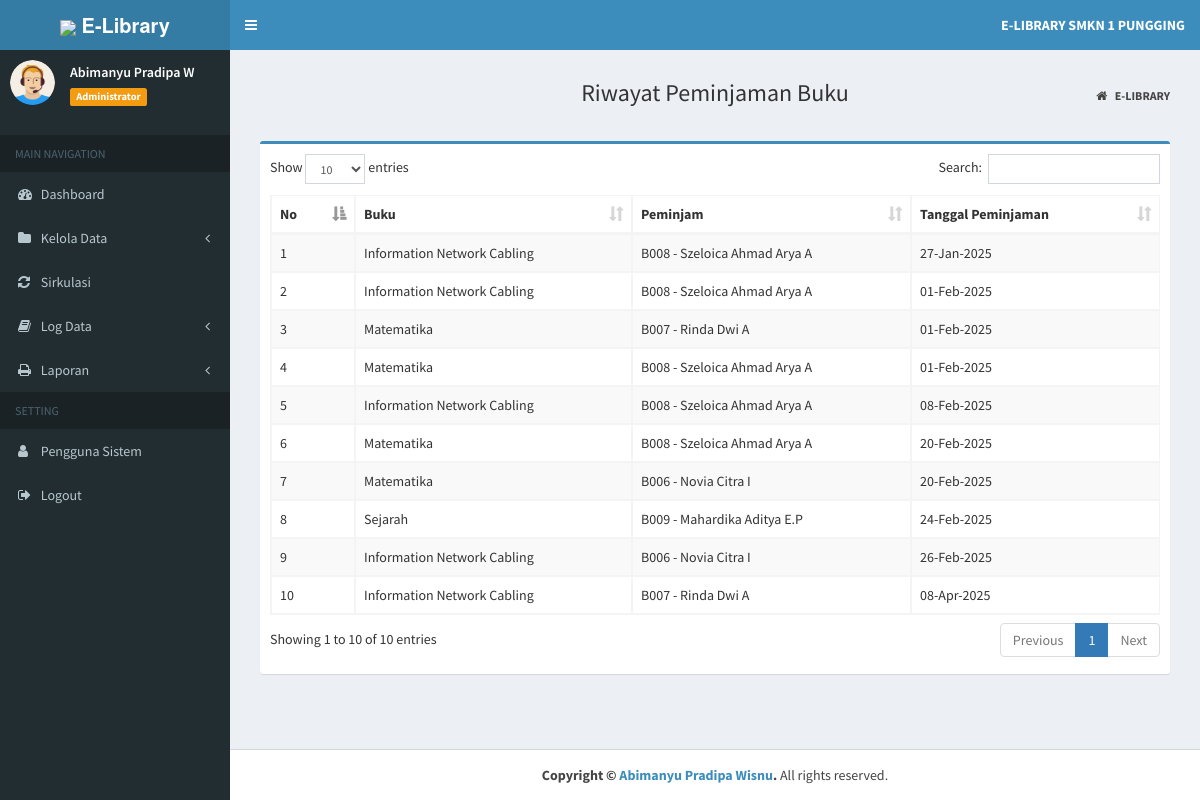
Page /index.php?page=log_pinjam (signed in) on the committed database.
### tables this page shows
CREATE TABLE `log_pinjam` (
  `id_log` int NOT NULL,
  `id_buku` varchar(10) NOT NULL,
  `id_anggota` varchar(10) NOT NULL,
  `tgl_pinjam` date NOT NULL
);

CREATE TABLE `tb_buku` (
  `id_buku` varchar(10) NOT NULL,
  `judul_buku` varchar(30) NOT NULL,
  `pengarang` varchar(30) NOT NULL,
  `penerbit` varchar(30) NOT NULL,
  `th_terbit` year NOT NULL,
  `stok` int NOT NULL DEFAULT '0',
  `harga_beli` int NOT NULL
);

CREATE TABLE `tb_anggota` (
  `id_anggota` varchar(10) NOT NULL,
  `nama` varchar(70) NOT NULL,
  `jekel` enum('Laki-laki','Perempuan') NOT NULL,
  `kelas` varchar(50) NOT NULL,
  `no_hp` varchar(15) NOT NULL
);

### admin/log/log_pinjam.php (the view)
<section class="content-header">
	<h1 style="text-align:center;">
		Riwayat Peminjaman Buku
	</h1>
	<ol class="breadcrumb">
		<li>
			<a href="index.php">
				<i class="fa fa-home"></i>
				<b>E-LIBRARY</b>
			</a>
		</li>
	</ol>
</section><br>
<section class="content">
	<div class="box box-primary">
		<div class="box-body">
			<div class="table-responsive">
				<table id="example1" class="table table-bordered table-striped">
					<thead>
						<tr>
							<th>No</th>
							<th>Buku</th>
							<th>Peminjam</th>
							<th>Tanggal Peminjaman</th>
						</tr>
					</thead>
					<tbody>
						<?php
						$no = 1;
						$sql = $koneksi->query("SELECT
                                    b.judul_buku,
                                    a.id_anggota,
                                    a.nama,
                                    l.tgl_pinjam
                                FROM log_pinjam l
                                INNER JOIN tb_buku b ON l.id_buku = b.id_buku
                                INNER JOIN tb_anggota a ON l.id_anggota = a.id_anggota
                                ORDER BY l.tgl_pinjam ASC");
						while ($data = $sql->fetch_assoc()) {
							$tgl_pinjam = date("d-M-Y", strtotime($data['tgl_pinjam']));
							echo "<tr>
								<td>{$no}</td>
								<td>" . htmlspecialchars($data['judul_buku']) . "</td>
								<td>" . htmlspecialchars($data['id_anggota']) . " - " . htmlspecialchars($data['nama']) . "</td>
								<td>{$tgl_pinjam}</td>
							</tr>";
							$no++;
						}
						?>
					</tbody>
				</table>
			</div>
		</div>
	</div>
</section>

### rows in the picture
log_pinjam: id_buku.judul_buku "Information Network Cabling", id_anggota.id_anggota "B008", id_anggota.nama "Szeloica Ahmad Arya A", tgl_pinjam "27-Jan-2025"
log_pinjam: id_buku.judul_buku "Information Network Cabling", id_anggota.id_anggota "B008", id_anggota.nama "Szeloica Ahmad Arya A", tgl_pinjam "01-Feb-2025"
log_pinjam: id_buku.judul_buku "Matematika", id_anggota.id_anggota "B007", id_anggota.nama "Rinda Dwi A", tgl_pinjam "01-Feb-2025"
log_pinjam: id_buku.judul_buku "Matematika", id_anggota.id_anggota "B008", id_anggota.nama "Szeloica Ahmad Arya A", tgl_pinjam "01-Feb-2025"
log_pinjam: id_buku.judul_buku "Information Network Cabling", id_anggota.id_anggota "B008", id_anggota.nama "Szeloica Ahmad Arya A", tgl_pinjam "08-Feb-2025"
log_pinjam: id_buku.judul_buku "Matematika", id_anggota.id_anggota "B008", id_anggota.nama "Szeloica Ahmad Arya A", tgl_pinjam "20-Feb-2025"
log_pinjam: id_buku.judul_buku "Matematika", id_anggota.id_anggota "B006", id_anggota.nama "Novia Citra I", tgl_pinjam "20-Feb-2025"
log_pinjam: id_buku.judul_buku "Sejarah", id_anggota.id_anggota "B009", id_anggota.nama "Mahardika Aditya E.P", tgl_pinjam "24-Feb-2025"
log_pinjam: id_buku.judul_buku "Information Network Cabling", id_anggota.id_anggota "B006", id_anggota.nama "Novia Citra I", tgl_pinjam "26-Feb-2025"
log_pinjam: id_buku.judul_buku "Information Network Cabling", id_anggota.id_anggota "B007", id_anggota.nama "Rinda Dwi A", tgl_pinjam "08-Apr-2025"

### other values in the picture
$data_nama "Abimanyu Pradipa W"
$data_level "Administrator"
